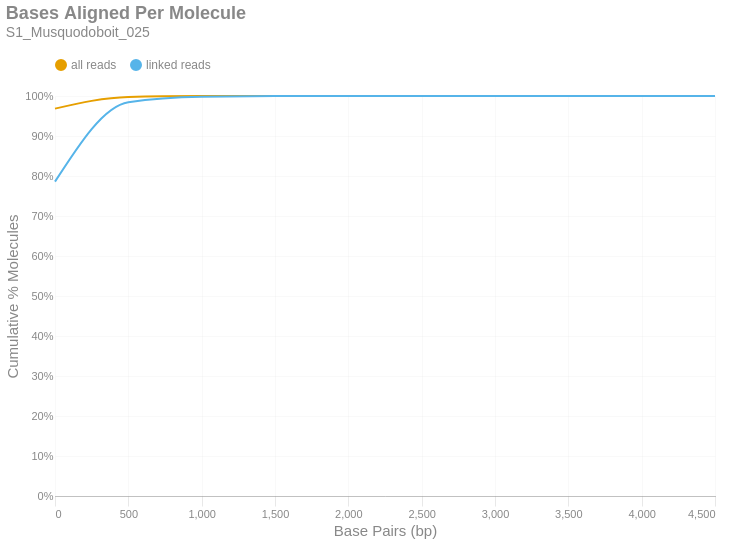

The notebook cell saved with this chart:
### Markdown cell above
### Bases Aligned Per Molecule
This is a cumulative frequency distribution showing the number of base pairs aligned per unique molecule. These data are shown in 500 bp bins. There are two distributions: one with `all reads` (yellow) and another with only `linked reads` (blue). The percent of molecules in the `linked reads` distribution is relative to the total number of linked molecules.

### Code cell
if SKIPLR:
    print_html(f"Skipped")
else:
    binned_df = consolidated_hist(valids['aligned_bp'], mask, 500, True)
    with SafeRender(binned_df):
        (
            density_plot(binned_df, 'Bases Aligned Per Molecule', samplename, 'basesper')
            .encode(
                x=alt.X('bin:Q', title="Base Pairs (bp)").axis(tickMinStep=500).scale(padding=0),
                y=alt.Y('value:Q', title='Cumulative % Molecules')
                    .axis(format='%')
                    .scale(domain = [0,1])
                    .stack(False),
                color=alt.Color("key:N").scale(domain = ["all reads", "linked reads"]),
                tooltip = [
                    alt.Tooltip("key:N", title = "Data Type"),
                    alt.Tooltip("range_label:N", title="Bases Aligned Per Molecule"),
                    alt.Tooltip("value:Q", format = ".2%", title="% Molecules (Cum.)")
                ]
            )
        ).display()

### Figure 1 — Vega-Lite specification as saved in the notebook (floating-point values rounded to 4 significant figures)
{"width": "container", "height": 400, "config": {"title": {"anchor": "start", "dy": -15, "fontSize": 18, "color": "#888888", "subtitleColor": "#888888", "subtitleFontSize": 14}, "arc": {"fill": "#0072B2"}, "axis": {"domainColor": "#888888", "domainWidth": 0.5, "gridWidth": 0.2, "grid": false, "titleFontWeight": 400, "titleFontSize": 15, "labelFontSize": 11, "labelColor": "#888888", "tickColor": "#888888", "tickWidth": 0.2, "titleColor": "#888888"}, "axisBand": {"grid": false}, "axisX": {"grid": true, "tickSize": 10, "domainCap": "round"}, "axisY": {"domain": false, "grid": true, "tickSize": 0, "domainCap": "round"}, "background": "transparent", "header": {"labelFontSize": 15, "labelColor": "#888888", "titleFontSize": 15, "titleFontWeight": 600, "titleColor": "#888888"}, "legend": {"labelFont": "sans-serif", "labelFontSize": 12, "labelColor": "#888888", "symbolSize": 100, "symbolType": "circle", "titleFontSize": 12, "titlePadding": 10, "titleColor": "#888888", "title": null, "orient": "top"}, "range": {"category": ["#E69F00", "#56B4E9", "#009E73", "#F0E442", "#0072B2", "#D55E00", "#CC79A7", "#000000"], "diverging": ["#cfe8f3", "#a2d4ec", "#73bfe2", "#46abdb", "#1696d2", "#12719e"]}, "area": {"fill": "#0072B2", "fillOpacity": 0.7, "line": true, "strokeOpacity": 0.7}, "line": {"color": "#0072B2", "stroke": "#0072B2", "strokeWidth": 2}, "trail": {"color": "#0072B2", "stroke": "#0072B2", "strokeWidth": 0, "size": 1}, "point": {"filled": true, "fillOpacity": 1.0, "size": 95}, "text": {"color": "#888888", "fontSize": 11, "align": "right", "fontWeight": 400, "size": 11}, "bar": {"fill": "#0072B2", "stroke": null}, "view": {"stroke": null, "continuousWidth": 660, "continuousHeight": 400}}, "data": {"name": "data-84971398c41cdcb7e122da5ab3e37bda"}, "mark": {"type": "line", "interpolate": "monotone", "point": {"opacity": 0, "size": 275}}, "encoding": {"color": {"field": "key", "scale": {"domain": ["all reads", "linked reads"]}, "type": "nominal"}, "tooltip": [{"field": "key", "title": "Data Type", "type": "nominal"}, {"field": "range_label", "title": "Bases Aligned Per Molecule", "type": "nominal"}, {"field": "value", "format": ".2%", "title": "% Molecules (Cum.)", "type": "quantitative"}], "x": {"axis": {"tickMinStep": 500}, "field": "bin", "scale": {"padding": 0}, "title": "Base Pairs (bp)", "type": "quantitative"}, "y": {"axis": {"format": "%"}, "field": "value", "scale": {"domain": [0, 1]}, "stack": false, "title": "Cumulative % Molecules", "type": "quantitative"}}, "params": [{"name": "param_c36ac31b6afebe62", "select": {"type": "point", "fields": ["key"]}, "bind": "legend"}], "title": {"text": "Bases Aligned Per Molecule", "subtitle": "S1_Musquodoboit_025"}, "transform": [{"fold": ["all reads (cumsum)", "linked reads (cumsum)"]}, {"calculate": "replace(datum.key, ' (cumsum)', '')", "as": "key"}, {"filter": {"param": "param_c36ac31b6afebe62"}}], "usermeta": {"embedOptions": {"downloadFileName": "S1_Musquodoboit_025.basesper"}}, "$schema": "https://vega.github.io/schema/vega-lite/v6.1.0.json", "datasets": {"data-84971398c41cdcb7e122da5ab3e37bda": [{"bin": "0.0", "interval": "0.0-500.0", "all reads": 0.9685, "linked reads": 0.7859, "all reads (cumsum)": 0.9685, "linked reads (cumsum)": 0.7859, "range_label": "0-499"}, {"bin": "500.0", "interval": "500.0-1000.0", "all reads": 0.02929, "linked reads": 0.1986, "all reads (cumsum)": 0.9977, "linked reads (cumsum)": 0.9845, "range_label": "500-999"}, {"bin": "1000.0", "interval": "1000.0-1500.0", "all reads": 0.002003, "linked reads": 0.01376, "all reads (cumsum)": 0.9998, "linked reads (cumsum)": 0.9983, "range_label": "1000-1499"}, {"bin": "1500.0", "interval": "1500.0-2000.0", "all reads": 0.0002115, "linked reads": 0.001466, "all reads (cumsum)": 1.0, "linked reads (cumsum)": 0.9997, "range_label": "1500-1999"}, {"bin": "2000.0", "interval": "2000.0-2500.0", "all reads": 3.143e-05, "linked reads": 0.0002186, "all reads (cumsum)": 1.0, "linked reads (cumsum)": 1.0, "range_label": "2000-2499"}, {"bin": "2500.0", "interval": "2500.0-3000.0", "all reads": 3.622e-06, "linked reads": 2.519e-05, "all reads (cumsum)": 1.0, "linked reads (cumsum)": 1.0, "range_label": "2500-2999"}, {"bin": "3000.0", "interval": "3000.0-3500.0", "all reads": 1.035e-06, "linked reads": 7.196e-06, "all reads (cumsum)": 1.0, "linked reads (cumsum)": 1.0, "range_label": "3000-3499"}, {"bin": "3500.0", "interval": "3500.0-4000.0", "all reads": 2.587e-07, "linked reads": 1.799e-06, "all reads (cumsum)": 1.0, "linked reads (cumsum)": 1.0, "range_label": "3500-3999"}, {"bin": "4000.0", "interval": "4000.0-4500.0", "all reads": 0.0, "linked reads": 0.0, "all reads (cumsum)": 1.0, "linked reads (cumsum)": 1.0, "range_label": "4000-4499"}, {"bin": "4500.0", "interval": "4500.0-5000.0", "all reads": 1.294e-07, "linked reads": 8.995e-07, "all reads (cumsum)": 1.0, "linked reads (cumsum)": 1.0, "range_label": "4500-4999"}]}}
